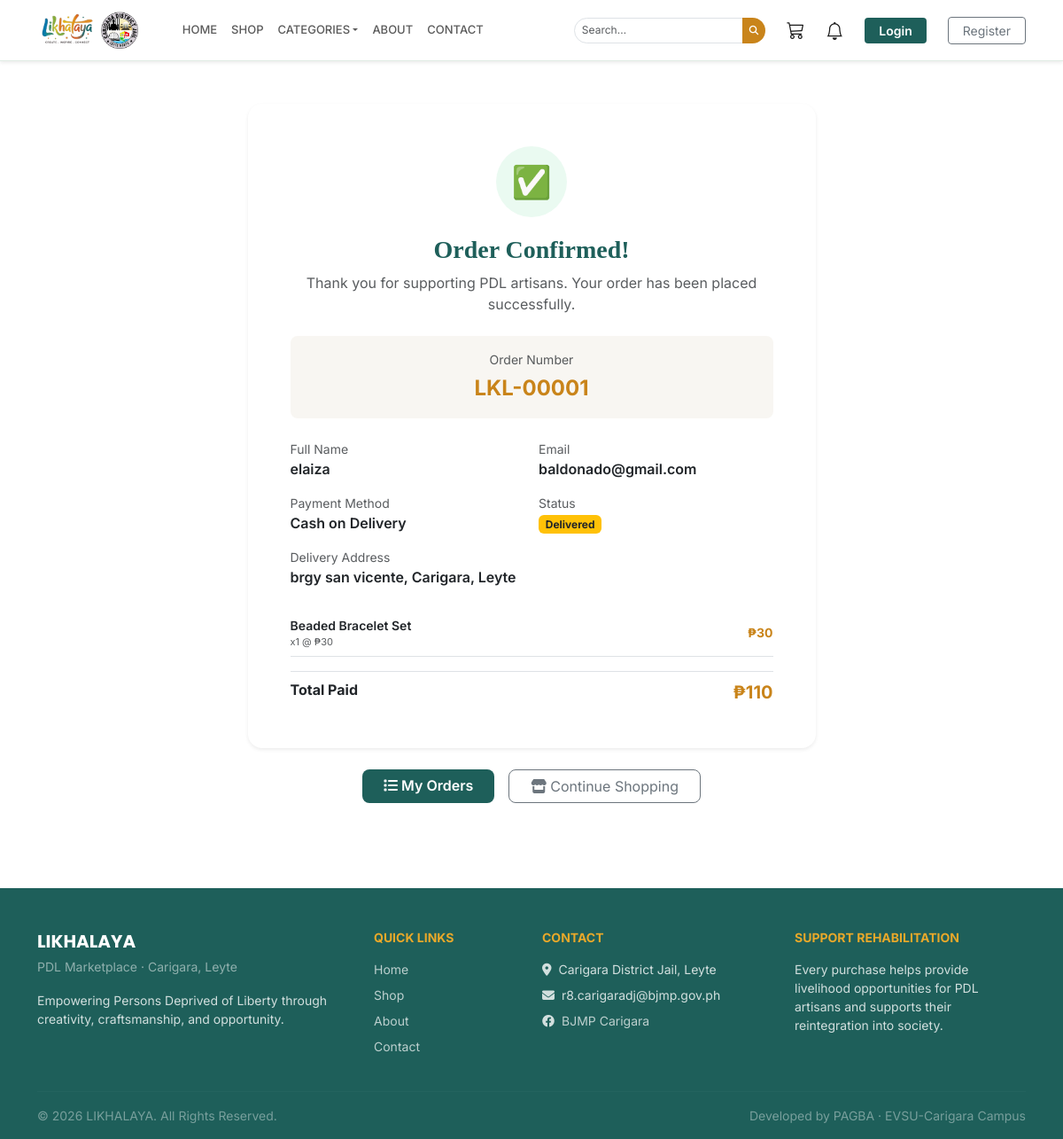
/orders/confirmation/1/, run on the app's committed database.
### orders/models.py (models this page shows, shortened)
class Order(models.Model):
    STATUS_CHOICES = [
        ('pending', 'Pending'),
        ('processing', 'Processing'),
        ('confirmed', 'Confirmed'),
        ('shipped', 'Shipped'),
        ('delivered', 'Delivered'),
        ('cancelled', 'Cancelled'),
    ]
    PAYMENT_CHOICES = [
        ('cod', 'Cash on Delivery'),
        ('gcash', 'GCash'),
        ('bank', 'Bank Transfer'),
    ]
    user = models.ForeignKey(CustomUser, on_delete=models.SET_NULL, null=True, blank=True, related_name='orders')
    status = models.CharField(max_length=20, choices=STATUS_CHOICES, default='pending')
    previous_status = models.CharField(max_length=20, choices=STATUS_CHOICES, blank=True)
    payment_method = models.CharField(max_length=20, choices=PAYMENT_CHOICES, default='cod')
    full_name = models.CharField(max_length=200)
    email = models.EmailField()
    phone = models.CharField(max_length=20)
    address = models.TextField()
    city = models.CharField(max_length=100)
    province = models.CharField(max_length=100)
    zip_code = models.CharField(max_length=10)
    notes = models.TextField(blank=True)
    payment_proof = models.ImageField(upload_to='payment_proofs/', null=True, blank=True)
    payment_submitted_at = models.DateTimeField(null=True, blank=True)
    subtotal = models.DecimalField(max_digits=10, decimal_places=2, default=0)
    shipping_fee = models.DecimalField(max_digits=10, decimal_places=2, default=0)
    total = models.DecimalField(max_digits=10, decimal_places=2, default=0)
    created_at = models.DateTimeField(auto_now_add=True)
    updated_at = models.DateTimeField(auto_now=True)
    class Meta:
        ordering = ['-created_at']
    @property
    def order_number(self):
        return f"LKL-{self.pk:05d}"

class OrderItem(models.Model):
    SIZE_CHOICES = Product.SIZE_CHOICES
    order = models.ForeignKey(Order, on_delete=models.CASCADE, related_name='items')
    product = models.ForeignKey(Product, on_delete=models.SET_NULL, null=True)
    product_name = models.CharField(max_length=200)
    product_price = models.DecimalField(max_digits=10, decimal_places=2)
    size = models.CharField(max_length=1, choices=SIZE_CHOICES, blank=True)
    quantity = models.PositiveIntegerField(default=1)
    @property
    def item_total(self):
        return self.product_price * self.quantity
    @property
    def size_display(self):
        return dict(self.SIZE_CHOICES).get(self.size, '')

### orders/views.py (the view)
# urls.py: path('confirmation/<int:pk>/', views.order_confirmation, name='order_confirmation'),
def order_confirmation(request, pk):
    order = get_object_or_404(Order, pk=pk)
    return render(request, 'orders/confirmation.html', {'order': order})

### dashboard/context_processors.py (called while the page is built, shortened)
def dashboard_notifications(request):
    if not request.user.is_authenticated:
        return {'new_orders_count': 0, 'new_messages_count': 0}

### likhalaya_project/context_processors.py (called while the page is built)
def global_context(request):
    nav_categories = Category.objects.filter(is_active=True).order_by('order', 'name')[:10]
    cart = Cart(request)
    cart_count = cart.product_count()
    new_orders_count = 0
    new_messages_count = 0
    if request.user.is_authenticated and hasattr(request.user, 'is_staff_user') and request.user.is_staff_user():
        new_orders_count = Order.objects.filter(status='pending').count()
        new_messages_count = ContactMessage.objects.filter(is_read=False).count()
    return {
        'nav_categories': nav_categories,
        'cart_count': cart_count,
        'new_orders_count': new_orders_count,
        'new_messages_count': new_messages_count,
    }

### orders/cart.py (called while the page is built)
    def product_count(self):
        return len(self.cart)

### orders/context_processors.py (called while the page is built, shortened)
def customer_notifications(request):
    if not request.user.is_authenticated:
        return {'notifications': [], 'notification_count': 0}

### store/context_processors.py (called while the page is built)
def cart_count(request):
    from orders.cart import Cart
    cart = Cart(request)
    return {'cart_count': cart.product_count()}

def categories_ctx(request):
    return {'nav_categories': Category.objects.filter(is_active=True)}

### store/models.py (called while the page is built)
    def get_queryset(self):
        return super().get_queryset().filter(is_deleted=False)

    def get_absolute_url(self):
        return reverse('store:category', kwargs={'slug': self.slug})

### templates/orders/confirmation.html (shortened to what this page needs)
{% extends 'base.html' %}
{% load humanize %}
{% block content %}
<div class="container py-5">
  <div class="row justify-content-center">
    <div class="col-lg-7">
      <div class="card border-0 shadow-sm rounded-4 p-5 text-center mb-4">
        <div style="width:80px;height:80px;border-radius:50%;background:#eafaf1;display:flex;align-items:center;justify-content:center;font-size:36px;margin:0 auto 20px;">✅</div>
        <h3 class="fw-bold mb-2" style="font-family:'Playfair Display',serif;color:var(--teal);">Order Confirmed!</h3>
        <p class="text-muted mb-4">Thank you for supporting PDL artisans. Your order has been placed successfully.</p>
        <div class="p-3 rounded-3 mb-4" style="background:#f8f6f2;">
          <div class="text-muted small mb-1">Order Number</div>
          <div class="fw-bold fs-4" style="color:var(--gold);">{{ order.order_number }}</div>
        </div>
        <div class="row g-3 text-start mb-4">
          <div class="col-sm-6">
            <div class="text-muted small">Full Name</div>
            <div class="fw-semibold">{{ order.full_name }}</div>
          </div>
          <div class="col-sm-6">
            <div class="text-muted small">Email</div>
            <div class="fw-semibold">{{ order.email }}</div>
          </div>
          <div class="col-sm-6">
            <div class="text-muted small">Payment Method</div>
            <div class="fw-semibold">{{ order.get_payment_method_display }}</div>
          </div>
          <div class="col-sm-6">
            <div class="text-muted small">Status</div>
            <span class="badge bg-warning text-dark">{{ order.get_status_display }}</span>
          </div>
          <div class="col-12">
            <div class="text-muted small">Delivery Address</div>
            <div class="fw-semibold">{{ order.address }}, {{ order.city }}, {{ order.province }}</div>
          </div>
        </div>
        {% for item in order.items.all %}
        <div class="d-flex align-items-center gap-3 py-2 border-bottom text-start">
          <div style="flex:1;min-width:0;">
            <div class="fw-semibold small">
              {{ item.product_name }}
            </div>
            <div class="text-muted" style="font-size:11px;">x{{ item.quantity }} @ ₱{{ item.product_price|floatformat:0|intcomma }}</div>
          </div>
          <div class="fw-bold small" style="color:var(--gold);">₱{{ item.item_total|floatformat:0|intcomma }}</div>
        </div>
        {% endfor %}
        <div class="d-flex justify-content-between fw-bold mt-3 pt-2 border-top">
          <span>Total Paid</span>
          <span style="color:var(--gold);font-size:20px;">₱{{ order.total|floatformat:0|intcomma }}</span>
        </div>
      </div>
      <div class="d-flex gap-3 justify-content-center flex-wrap">
        <a href="{% url 'orders:my_orders' %}" class="btn btn-teal px-4 rounded-3"><i class="fas fa-list me-1"></i>My Orders</a>
        <a href="{% url 'store:shop' %}" class="btn btn-outline-secondary px-4 rounded-3"><i class="fas fa-store me-1"></i>Continue Shopping</a>
      </div>
    </div>
  </div>
</div>
{% endblock %}

### templates/base.html (style rules this page uses)
:root { --gold: #C9841A; --gold-lt: #E8A82A; --teal: #1E5F5A; --teal-lt: #2D7A73; --cream: #FFFFFF; --sand: #EEF5F0; --charcoal: #1A1A1A; --gray: #5A5A5A; }
body { font-family: 'Inter', sans-serif; background: var(--cream); color: var(--charcoal); }
.btn-teal { background: var(--teal); color: #fff !important; font-weight: 600; border: none; }

### data on the page
Order: order_number "LKL-00001", full_name "elaiza", email "baldonado@gmail.com", payment_method "Cash on Delivery", status "Delivered", address "brgy san vicente", city "Carigara", province "Leyte", total "110"
OrderItem: product_name "Beaded Bracelet Set", quantity "1", product_price "30", item_total "30"
